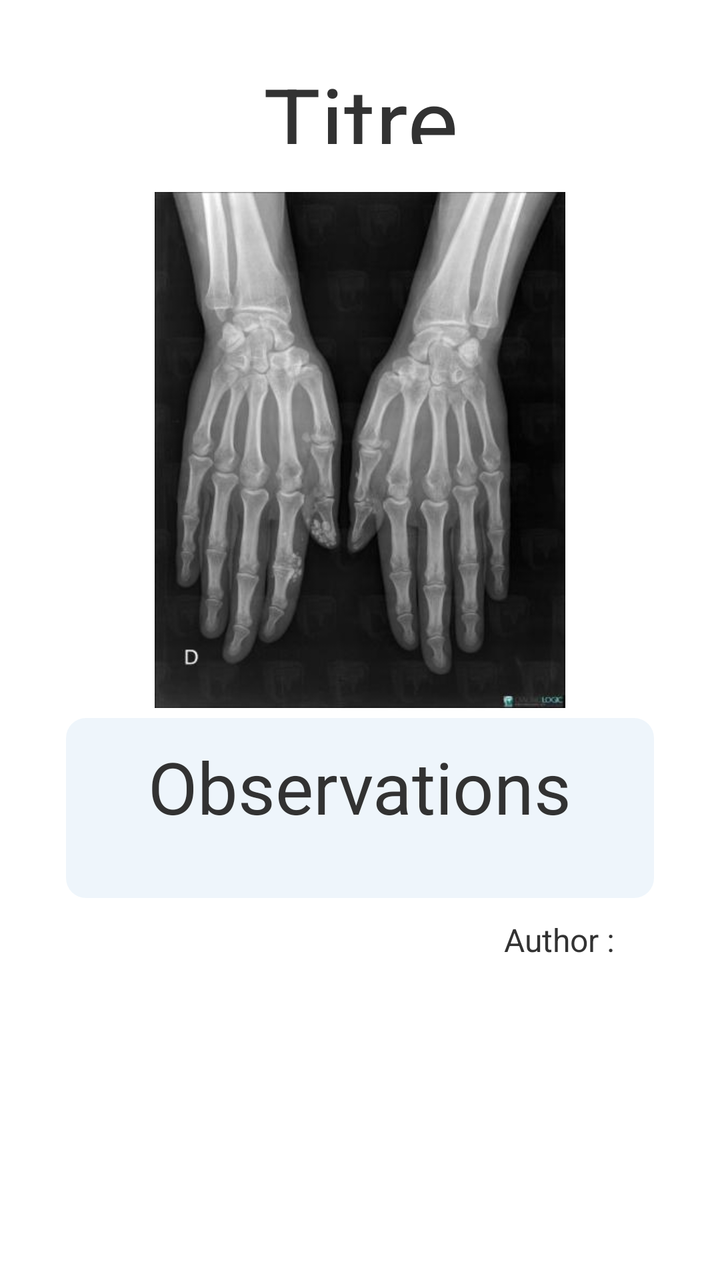
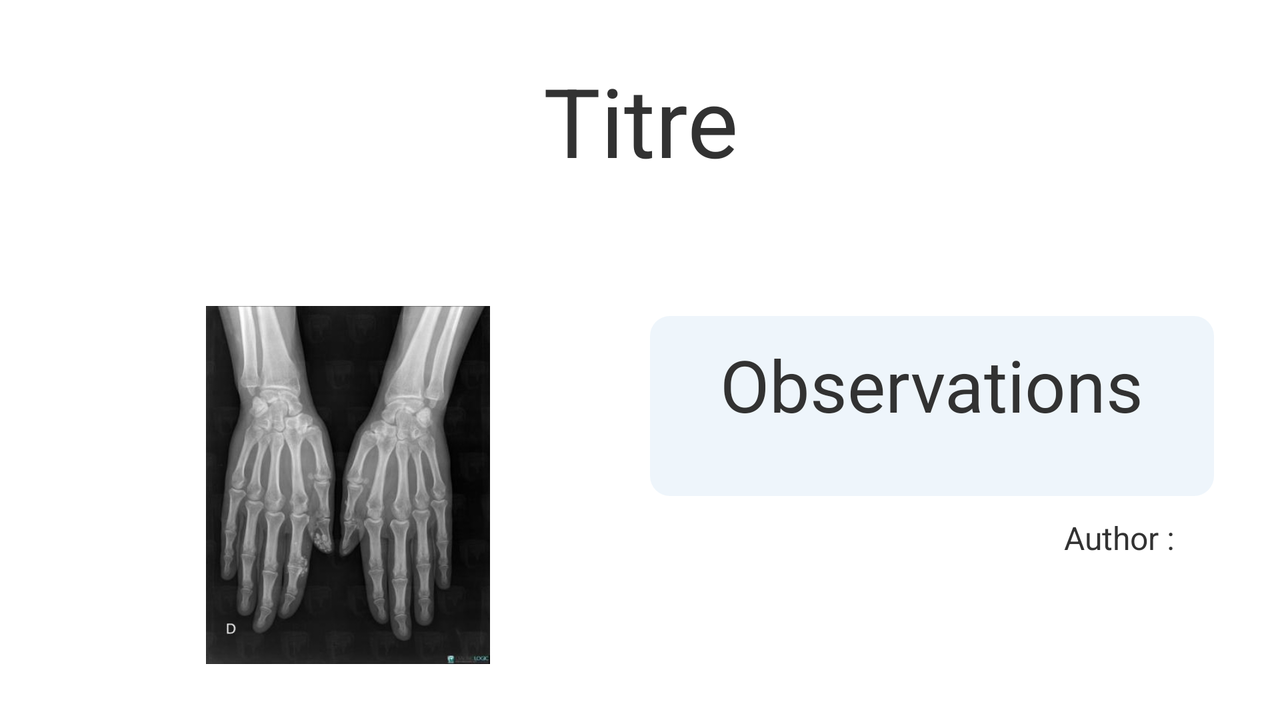

First picture: res/layout/ on a phone held upright. Second picture: the repository's own variant of that layout, on a device whose configuration matches the variant's folder. Source for both follows.
<!-- AndroidManifest.xml: application theme AppTheme -->
<!-- res/layout/entry_ressources_list_image.xml -->
<?xml version="1.0" encoding="utf-8"?>

<LinearLayout xmlns:android="http://schemas.android.com/apk/res/android"
    android:layout_width="match_parent"
    android:layout_height="match_parent"
    android:layout_margin="@dimen/activity_margin"
    android:orientation="vertical" >

    <LinearLayout
        android:layout_width="match_parent"
        android:layout_height="match_parent"
        android:orientation="vertical"
        android:padding="12dp" >

        <TextView
            android:id="@+id/ressource_title"
            android:layout_width="fill_parent"
            android:layout_height="wrap_content"
            android:layout_weight="0.3"
            android:gravity="center_horizontal"
            android:text="Titre"
            android:textSize="@dimen/xlarge_font_size" />

        <TextView
            android:id="@+id/ressource_date"
            android:layout_width="fill_parent"
            android:layout_height="wrap_content"
            android:layout_marginBottom="5dp"
            android:layout_weight="0.2"
            android:gravity="center_horizontal"
            android:textSize="@dimen/normal_font_size" />

        <LinearLayout
            android:layout_width="match_parent"
            android:layout_height="wrap_content"
            android:layout_weight="1"
            android:orientation="vertical" >

            <ImageView
                android:id="@+id/ressource_image"
                android:layout_width="fill_parent"
                android:layout_height="fill_parent"
                android:layout_weight="1"
                android:src="@drawable/radio" />

            <LinearLayout
                android:layout_width="fill_parent"
                android:layout_height="fill_parent"
                android:layout_weight="1"
                android:gravity="center_horizontal"
                android:orientation="vertical" >

                <include
                    android:id="@+id/ressource_text"
                    layout="@layout/include_ressource_text" />
            </LinearLayout>
        </LinearLayout>
    </LinearLayout>
    <LinearLayout
        android:layout_width="match_parent"
        android:layout_height="6dp"
        android:background="@color/dark_blue" />

</LinearLayout>
<!-- res/layout/include_ressource_text.xml (included above) -->
<?xml version="1.0" encoding="utf-8"?>
<LinearLayout xmlns:android="http://schemas.android.com/apk/res/android"
    android:layout_width="match_parent"
    android:layout_height="wrap_content"
    android:gravity="center"
    android:orientation="vertical">

    <LinearLayout
        android:layout_width="fill_parent"
        android:layout_height="fill_parent"
        android:layout_weight="1"
        android:gravity="center_horizontal"
        android:orientation="vertical" 
        android:background="@drawable/panel_very_light" style="@style/CoolPanel">
        <TextView
            android:layout_width="wrap_content"
            android:layout_height="wrap_content"
            android:text="@string/ressource_observations"
            android:textSize="@dimen/large_font_size" />

        <TextView
            android:id="@+id/ressource_observations"
            android:layout_width="wrap_content"
            android:layout_height="wrap_content"
            android:textSize="@dimen/xsmall_font_size" />
    </LinearLayout>
    <LinearLayout
        android:layout_width="fill_parent"
        android:layout_height="fill_parent"
        android:layout_weight="2"
        android:gravity="center_horizontal"
        android:orientation="vertical">
        <LinearLayout
            android:layout_width="match_parent"
            android:layout_height="wrap_content"
            android:gravity="right"
            android:orientation="horizontal"
            android:padding="5dp" >
            <TextView
                android:text="@string/ressource_author"
                android:layout_width="wrap_content"
                android:layout_height="wrap_content"
        		android:gravity="center_horizontal"
                android:textSize="@dimen/xsmall_font_size"
                android:layout_marginRight="20dp" />
            <TextView
                android:id="@+id/ressource_author"
                android:layout_width="wrap_content"
                android:layout_height="wrap_content"
        		android:gravity="center_horizontal"
                android:textSize="@dimen/xsmall_font_size"
                android:textStyle="bold"/>
        </LinearLayout>
    </LinearLayout>
</LinearLayout>
<!-- resources referenced by this layout -->
<resources>
  <color name="dark_blue">#FF368CCE</color>
  <dimen name="activity_margin">16dp</dimen>
  <dimen name="large_font_size">36dp</dimen>
  <dimen name="normal_font_size">24dp</dimen>
  <dimen name="xlarge_font_size">48dp</dimen>
  <dimen name="xsmall_font_size">16dp</dimen>
  <!-- drawable panel_very_light (drawable) -->
  <?xml version="1.0" encoding="utf-8"?>
  <selector xmlns:android="http://schemas.android.com/apk/res/android">
      <item>
          <shape>
              <gradient
                  android:startColor="@color/lighter_blue"
                  android:endColor="@color/lighter_blue"
                  android:angle="45" />
              <stroke
                  android:width="0dp"
                  android:color="#2f6699" />
              <corners
                  android:radius="10dp" />
              <padding
                  android:left="10dp"
                  android:top="10dp"
                  android:right="10dp"
                  android:bottom="10dp" />
              <margin
                  android:left="10dp"
                  android:top="10dp"
                  android:right="10dp"
                  android:bottom="10dp"/>
          </shape>
      </item>
  </selector>
  <!-- drawable radio: jpg bitmap (drawable, 21742 bytes) -->
  <string name="ressource_author">Author :</string>
  <string name="ressource_observations">Observations</string>
  <style name="CoolPanel">
  	    <item name="android:layout_width">fill_parent</item>
  	    <item name="android:layout_height">fill_parent</item>
  	    <item name="android:layout_weight">1</item>
  	    <item name="android:textColor">#ffffff</item>
  	    <item name="android:layout_margin">5dp</item>
  	    <item name="android:shadowColor">#000000</item>
  	    <item name="android:shadowDx">1</item>
  	    <item name="android:shadowDy">1</item>
  	    <item name="android:shadowRadius">2</item>
  	</style>
  <style name="AppTheme" parent="AppBaseTheme">
          
      </style>
  <color name="lighter_blue">#FFEEF5FB</color>
  <style name="AppBaseTheme" parent="android:Theme.Light">
          
      </style>
</resources>
<!-- res/layout-land/entry_ressources_list_image.xml (the repository's variant of the layout above) -->
<!-- drawn on the phone turned sideways -->
<?xml version="1.0" encoding="utf-8"?>
<LinearLayout xmlns:android="http://schemas.android.com/apk/res/android"
    android:layout_width="match_parent"
    android:layout_height="match_parent"
    android:layout_margin="@dimen/activity_margin"
    android:orientation="vertical" >

    <LinearLayout
        android:layout_width="match_parent"
        android:layout_height="match_parent"
        android:orientation="vertical"
        android:padding="12dp" >

        <TextView
            android:id="@+id/ressource_title"
            android:layout_width="fill_parent"
            android:layout_height="wrap_content"
            android:layout_weight="0.3"
            android:gravity="center_horizontal"
            android:text="Titre"
            android:textSize="@dimen/xlarge_font_size" />

        <TextView
            android:id="@+id/ressource_date"
            android:layout_width="fill_parent"
            android:layout_height="wrap_content"
            android:layout_marginBottom="5dp"
            android:layout_weight="0.2"
            android:gravity="center_horizontal"
            android:textSize="@dimen/normal_font_size" />

        <LinearLayout
            android:layout_width="match_parent"
            android:layout_height="wrap_content"
            android:layout_weight="1"
            android:orientation="horizontal" >

            <ImageView
                android:id="@+id/ressource_image"
                android:layout_width="fill_parent"
                android:layout_height="fill_parent"
                android:layout_weight="1"
                android:src="@drawable/radio" />

            <LinearLayout
                android:layout_width="fill_parent"
                android:layout_height="wrap_content"
                android:layout_weight="1"
                android:gravity="center_horizontal"
                android:orientation="vertical" >

                <include
                    android:id="@+id/ressource_text"
                    layout="@layout/include_ressource_text" />
            </LinearLayout>
        </LinearLayout>
    </LinearLayout>

    <LinearLayout
        android:layout_width="match_parent"
        android:layout_height="6dp"
        android:background="@color/dark_blue" />

</LinearLayout>
